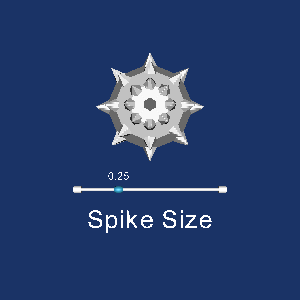

Recreate this plot in Python.
#!/usr/bin/env python
# Demonstrate vtkSliderWidget with a 3D representation controlling glyph scale on a mace geometry.

import vtkmodules.vtkInteractionStyle  # noqa: F401
import vtkmodules.vtkRenderingFreeType  # noqa: F401
import vtkmodules.vtkRenderingOpenGL2  # noqa: F401

from vtkmodules.vtkFiltersCore import vtkAppendPolyData, vtkGlyph3D
from vtkmodules.vtkFiltersSources import (
    vtkConeSource,
    vtkSphereSource,
)
from vtkmodules.vtkInteractionWidgets import (
    vtkSliderRepresentation3D,
    vtkSliderWidget,
)
from vtkmodules.vtkRenderingCore import (
    vtkPolyDataMapper,
    vtkRenderWindow,
    vtkRenderWindowInteractor,
    vtkRenderer,
)
from vtkmodules.vtkRenderingLOD import vtkLODActor

# Sources
sphere_source = vtkSphereSource()

cone_source = vtkConeSource()

# Filters
glyph = vtkGlyph3D()
glyph.SetInputConnection(sphere_source.GetOutputPort())
glyph.SetSourceConnection(cone_source.GetOutputPort())
glyph.SetVectorModeToUseNormal()
glyph.SetScaleModeToScaleByVector()
glyph.SetScaleFactor(0.25)

append_filter = vtkAppendPolyData()
append_filter.AddInputConnection(glyph.GetOutputPort())
append_filter.AddInputConnection(sphere_source.GetOutputPort())

# Mapper + Actor
mace_mapper = vtkPolyDataMapper()
mace_mapper.SetInputConnection(append_filter.GetOutputPort())

mace_actor = vtkLODActor()
mace_actor.SetMapper(mace_mapper)
mace_actor.VisibilityOn()
mace_actor.SetPosition(1, 1, 1)

# Renderer
renderer = vtkRenderer()
renderer.AddActor(mace_actor)
renderer.SetBackground(0.1, 0.2, 0.4)

# Render window
render_window = vtkRenderWindow()
render_window.AddRenderer(renderer)
render_window.SetWindowName("slider widget")
render_window.SetMultiSamples(0)
render_window.SetSize(300, 300)

# Interactor
interactor = vtkRenderWindowInteractor()
interactor.SetRenderWindow(render_window)


# Callback updates glyph scale factor from slider value
def slider_callback(caller, event_string):
    value = caller.GetRepresentation().GetValue()
    glyph.SetScaleFactor(value)


# Widget
slider_rep = vtkSliderRepresentation3D()
slider_rep.SetValue(0.25)
slider_rep.SetTitleText("Spike Size")
slider_rep.GetPoint1Coordinate().SetCoordinateSystemToWorld()
slider_rep.GetPoint1Coordinate().SetValue(0, 0, 0)
slider_rep.GetPoint2Coordinate().SetCoordinateSystemToWorld()
slider_rep.GetPoint2Coordinate().SetValue(2, 0, 0)
slider_rep.SetSliderLength(0.075)
slider_rep.SetSliderWidth(0.05)
slider_rep.SetEndCapLength(0.05)

slider_widget = vtkSliderWidget()
slider_widget.SetInteractor(interactor)
slider_widget.SetRepresentation(slider_rep)
slider_widget.SetAnimationModeToAnimate()
slider_widget.AddObserver("InteractionEvent", slider_callback)
slider_widget.EnabledOn()

# Scene
renderer.ResetCamera()

interactor.Initialize()
interactor.Start()
